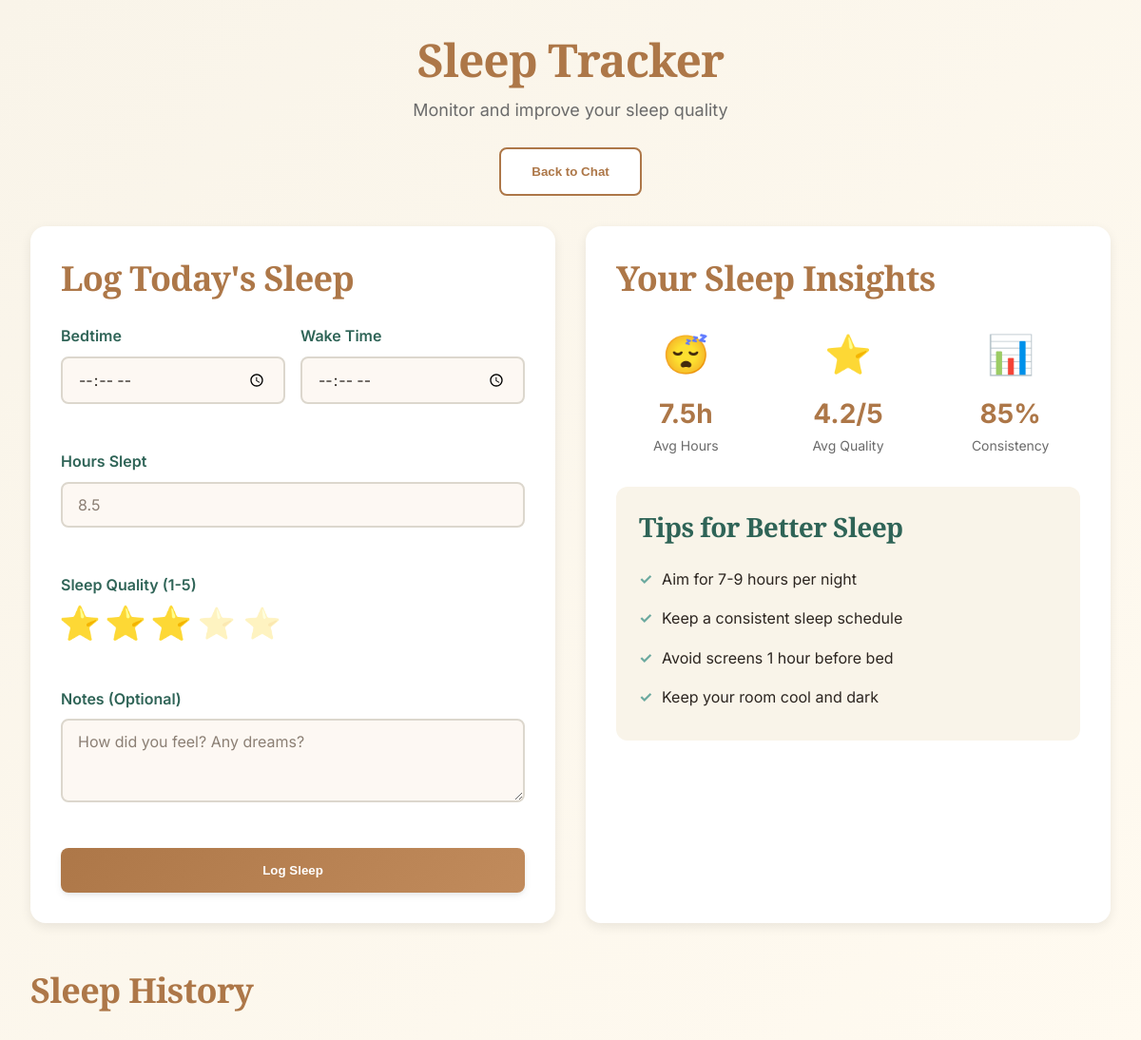
The page /sleep (signed in) on the database as committed earlier.
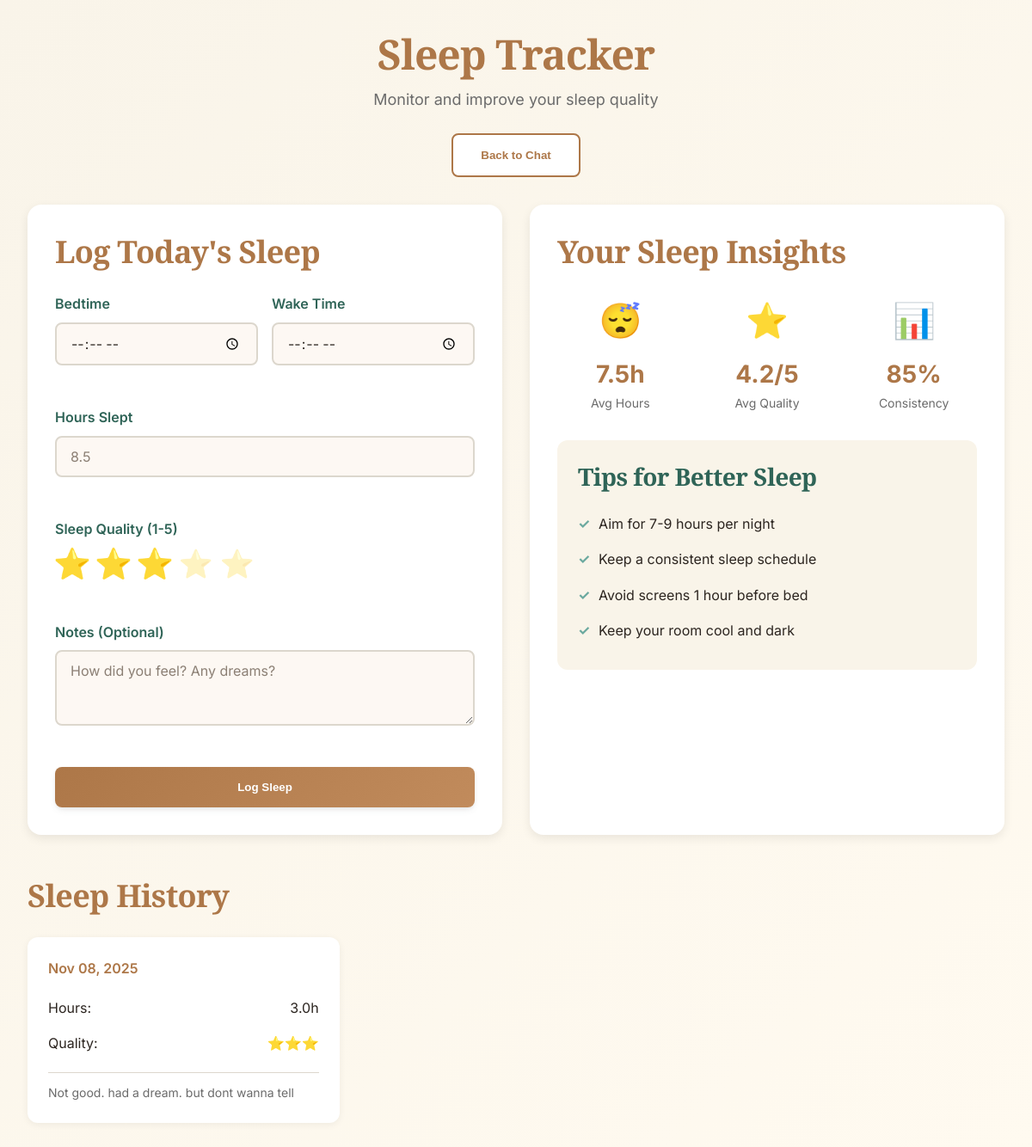
The same page on the database as committed later.
### models.py (models this page shows, shortened)
class SleepLog(db.Model):
    __tablename__ = 'sleep_logs'
    id = db.Column(db.Integer, primary_key=True)
    user_id = db.Column(db.Integer, db.ForeignKey('users.id'), nullable=False)
    date = db.Column(db.Date, nullable=False)
    bedtime = db.Column(db.String(10), nullable=True)
    wake_time = db.Column(db.String(10), nullable=True)
    hours_slept = db.Column(db.Float, nullable=True)
    quality_rating = db.Column(db.Integer, nullable=True)
    notes = db.Column(db.Text, nullable=True)
    timestamp = db.Column(db.DateTime, default=datetime.utcnow)

### app.py (the view)
@app.route('/sleep')
@login_required
def sleep_tracker():
    sleep_logs = SleepLog.query.filter_by(user_id=current_user.id).order_by(SleepLog.date.desc()).limit(14).all()
    return render_template('sleep.html', sleep_logs=sleep_logs, user_name=current_user.profile.name if current_user.profile else 'User')

### app.py (called while the page is built)
@login_manager.user_loader
def load_user(user_id):
    return User.query.get(int(user_id))

### templates/sleep.html (shortened to what this page needs)
{% extends "base.html" %}
{% block content %}
<div class="sleep-page">
    <div class="sleep-header">
        <h1>Sleep Tracker</h1>
        <p class="subtitle">Monitor and improve your sleep quality</p>
        <button onclick="window.location.href='/chatbot'" class="btn-outline">Back to Chat</button>
    </div>
    <div class="sleep-container">
        <div class="sleep-log-card">
            <h2>Log Today's Sleep</h2>
            <form id="sleepForm" class="sleep-form">
                <div class="form-row">
                    <div class="form-group">
                        <label>Bedtime</label>
                        <input type="time" id="bedtime" class="form-input" required>
                    </div>
                    <div class="form-group">
                        <label>Wake Time</label>
                        <input type="time" id="wake-time" class="form-input" required>
                    </div>
                </div>
                <div class="form-group">
                    <label>Hours Slept</label>
                    <input type="number" id="hours-slept" class="form-input" step="0.5" min="0" max="24" placeholder="8.5">
                </div>
                <div class="form-group">
                    <label>Sleep Quality (1-5)</label>
                    <div class="quality-rating">
                        <button type="button" class="star-btn" data-value="1">⭐</button>
                        <button type="button" class="star-btn" data-value="2">⭐</button>
                        <button type="button" class="star-btn" data-value="3">⭐</button>
                        <button type="button" class="star-btn" data-value="4">⭐</button>
                        <button type="button" class="star-btn" data-value="5">⭐</button>
                    </div>
                </div>
                <div class="form-group">
                    <label>Notes (Optional)</label>
                    <textarea id="notes" class="form-input" rows="3" placeholder="How did you feel? Any dreams?"></textarea>
                </div>
                <button type="submit" class="btn-primary full-width">Log Sleep</button>
            </form>
        </div>
        <div class="sleep-stats-card">
            <h2>Your Sleep Insights</h2>
            <div class="stats-grid">
                <div class="stat-item">
                    <div class="stat-icon">😴</div>
                    <div class="stat-value">7.5h</div>
                    <div class="stat-label">Avg Hours</div>
                </div>
                <div class="stat-item">
                    <div class="stat-icon">⭐</div>
                    <div class="stat-value">4.2/5</div>
                    <div class="stat-label">Avg Quality</div>
                </div>
                <div class="stat-item">
                    <div class="stat-icon">📊</div>
                    <div class="stat-value">85%</div>
                    <div class="stat-label">Consistency</div>
                </div>
            </div>
            <div class="sleep-tips">
                <h3>Tips for Better Sleep</h3>
                <ul>
                    <li>Aim for 7-9 hours per night</li>
                    <li>Keep a consistent sleep schedule</li>
                    <li>Avoid screens 1 hour before bed</li>
                    <li>Keep your room cool and dark</li>
                </ul>
            </div>
        </div>
    </div>
    <div class="sleep-history-section">
        <h2>Sleep History</h2>
        <div class="history-grid">
            {% for log in sleep_logs %}
            <div class="history-card">
                <div class="history-date">{{ log.date.strftime('%b %d, %Y') }}</div>
                <div class="history-details">
                    <div class="detail-row">
                        <span class="label">Hours:</span>
                        <span class="value">{{ log.hours_slept }}h</span>
                    </div>
                    <div class="detail-row">
                        <span class="label">Quality:</span>
                        <span class="value">
                            {% for i in range(log.quality_rating or 0) %}⭐{% endfor %}
                        </span>
                    </div>
                    {% if log.notes %}
                    <div class="history-notes">{{ log.notes }}</div>
                    {% endif %}
                </div>
            </div>
            {% endfor %}
        </div>
    </div>
</div>
{% endblock %}

### templates/base.html (shortened to what this page needs)
<!DOCTYPE html>
<html lang="en">
<head>
    <link rel="stylesheet" href="{{ url_for('static', filename='css/main.css') }}">
</head>
<body>
    {% block content %}{% endblock %}
</body>
</html>

### static/css/main.css (style rules this page uses)
* { margin: 0; padding: 0; box-sizing: border-box; }
:root { --primary-color: #4A5454; --secondary-color: #6E7878; --accent-color: #6BA99F; --accent-light: #7DBFB3; --accent-peach: #E8B5A6; --accent-lavender: #C9B5E3; --accent-tan: #D4A89A; --bg-primary: #FDF8F3; --bg-secondary: #F4EEE3; --bg-accent: #EBE4D9; --bg-warm: #F9F3ED; --bg-sage-light: #E8F0ED; --bg-peach-light: #FDF6F3; --text-primary: #2C2520; --text-secondary: #5A524C; --text-muted: #8B7F74; --text-sage: #456A64; --border-color: #E5DACF; --border-sage: #B5D4CC; --shadow-sm: 0 2px 4px 0 rgba(74, 84, 84, 0.08), 0 1px 2px 0 rgba(74, 84, 84, 0.06); --shadow-md: 0 4px 8px -2px rgba(74, 84, 84, 0.12), 0 2px 4px -1px rgba(74, 84, 84, 0.08); --shadow-lg: 0 10px 20px -5px rgba(74, 84, 84, 0.14), 0 4px 8px -2px rgba(74, 84, 84, 0.1); --shadow-xl: 0 20px 30px -8px rgba(74, 84, 84, 0.16), 0 10px 15px -5px rgba(74, 84, 84, 0.12); --shadow-warm: 0 8px 24px rgba(232, 181, 166, 0.15); }
body { font-family: 'Inter', -apple-system, BlinkMacSystemFont, 'Segoe UI', sans-serif; background: var(--bg-secondary); color: var(--text-primary); min-height: 100vh; line-height: 1.6; -webkit-font-smoothing: antialiased; -moz-osx-font-smoothing: grayscale; }
h1, h2, h3, h4, h5, h6 { font-family: 'Playfair Display', serif; font-weight: 600; line-height: 1.3; color: var(--text-primary); letter-spacing: -0.02em; }
h1 { font-size: 3rem; font-weight: 700; }
h2 { font-size: 2.25rem; font-weight: 600; }
h3 { font-size: 1.75rem; }
.subtitle { color: var(--text-secondary); font-size: 1rem; margin-bottom: 2.5rem; text-align: center; font-weight: 400; }
.form-group { margin-bottom: 1.5rem; }
.form-input { width: 100%; padding: 0.875rem 1rem; background: var(--bg-primary); border: 2px solid var(--border-color); border-radius: 8px; color: var(--text-primary); font-size: 1rem; font-family: 'Inter', sans-serif; transition: all 0.2s ease; outline: none; }
.form-input::placeholder { color: var(--text-muted); }
.btn-primary { width: 100%; background: linear-gradient(135deg, var(--accent-color) 0%, var(--accent-light) 100%); color: white; box-shadow: var(--shadow-md); }
html { scroll-behavior: smooth; }

Rows that differ between the two databases and show on the page:
added SleepLog: date "Nov 08, 2025", hours_slept "3.0", quality_rating 3 (drawn), notes "Not good. had a dream. but dont wanna tell"
